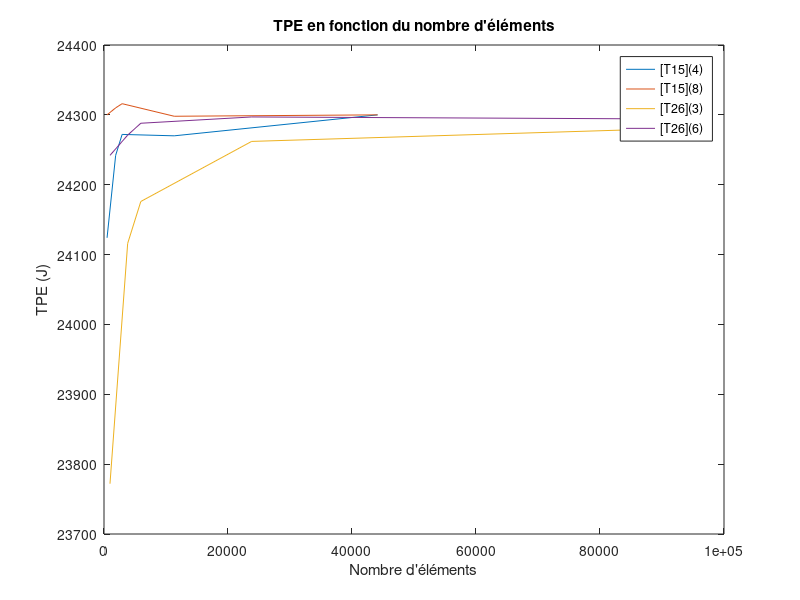
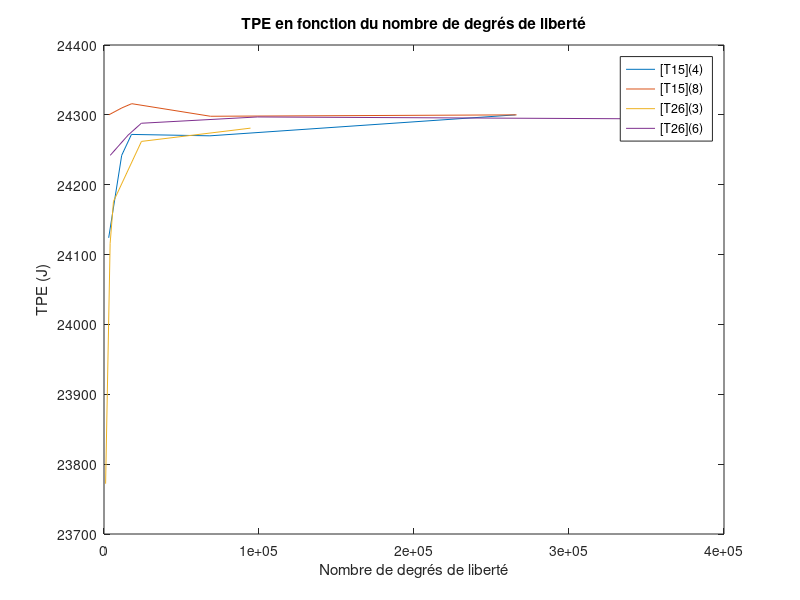
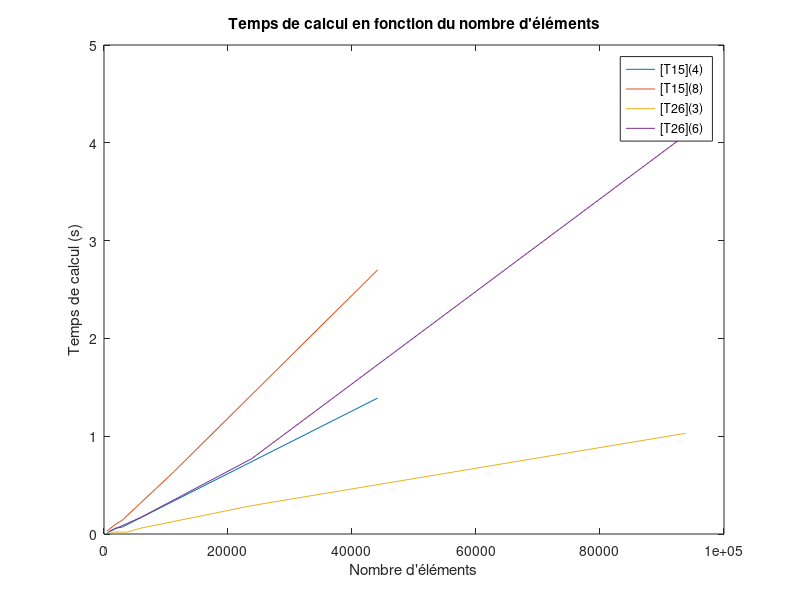
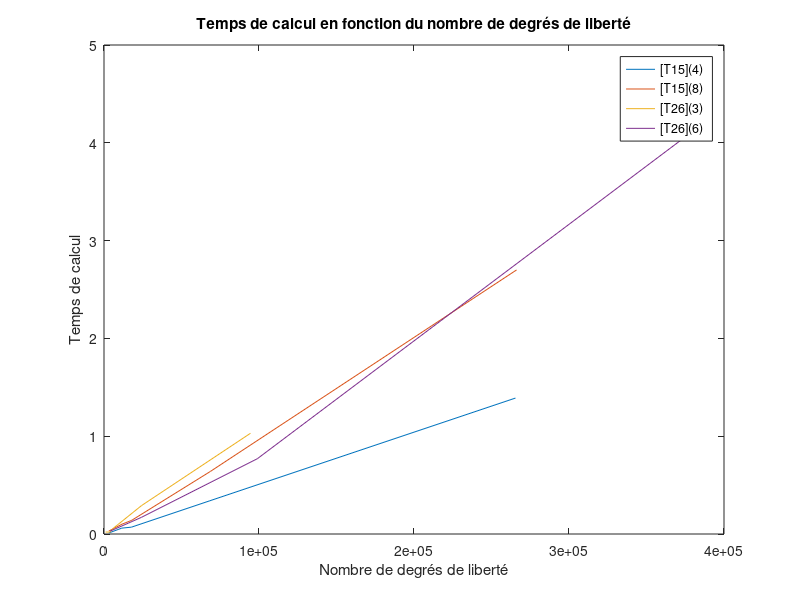

Source code (MATLAB) for these figures, in order:
%%% COARSE
% Abscisses
% 1) Nombre d'éléments
elem_15_4=[492 1878 2923 11328 44129];
elem_15_8=[492 1878 2923 11328 44129];
elem_26_3=[965 3817 5937 23814 93819];
elem_26_6=[965 3817 5937 23814 93819];
% 2) Nombre de degrés de liberté
ddl_15_4=[3021 11407 17712 68315 265469];
ddl_15_8=[3091 11547 17887 68663 266165];
ddl_26_3=[1033 3955 6110 24161 94513];
ddl_26_6=[3997 15545 24095 98951 376665];

% Ordonnées
% 1) Total Potential Energy
tpe_15_4=[24124 24242 24272 24270 24300];
tpe_15_8=[24300 24310 24316 24298 24300];
tpe_26_3=[23772 24116 24176 24262 24281];
tpe_26_6=[24242 24271 24288 24297 24294];
% 2) Temps de calcul
temps_15_4=[0.01 0.06 0.07 0.34 1.39];
temps_15_8=[0.03 0.1 0.14 0.64 2.7];
temps_26_3=[0.02 0.02 0.06 0.29 1.03];
temps_26_6=[0.03 0.11 0.17 0.77 4.08];
figure;
%% TPE en fonction du nombre d'éléments
plot(elem_15_4,tpe_15_4)
hold on
plot(elem_15_8,tpe_15_8)
hold on
plot(elem_26_3,tpe_26_3)
hold on
plot(elem_26_6,tpe_26_6)
xlabel('Nombre d''éléments')
ylabel('TPE (J)')
title('TPE en fonction du nombre d''éléments')
legend('[T15](4)','[T15](8)','[T26](3)','[T26](6)','location','best'); 
figure;
%% TPE en fonction du nombre de ddl
plot(ddl_15_4,tpe_15_4)
hold on
plot(ddl_15_8,tpe_15_8)
hold on
plot(ddl_26_3,tpe_26_3)
hold on
plot(ddl_26_6,tpe_26_6)
xlabel('Nombre de degrés de liberté')
ylabel('TPE (J)')
title('TPE en fonction du nombre de degrés de liberté')
legend('[T15](4)','[T15](8)','[T26](3)','[T26](6)','location','best');
figure;
%% Temps de calcul en fonction du nombre d'éléments
plot(elem_15_4,temps_15_4)
hold on
plot(elem_15_8,temps_15_8)
hold on
plot(elem_26_3,temps_26_3)
hold on
plot(elem_26_6,temps_26_6)
xlabel('Nombre d''éléments')
ylabel('Temps de calcul (s)')
title('Temps de calcul en fonction du nombre d''éléments')
legend('[T15](4)','[T15](8)','[T26](3)','[T26](6)','location','best');
figure;
%% Temps de calcul en fonction du nombre de ddl
plot(ddl_15_4,temps_15_4)
hold on
plot(ddl_15_8,temps_15_8)
hold on
plot(ddl_26_3,temps_26_3)
hold on
plot(ddl_26_6,temps_26_6)
xlabel('Nombre de degrés de liberté')
ylabel('Temps de calcul')
title('Temps de calcul en fonction du nombre de degrés de liberté')
legend('[T15](4)','[T15](8)','[T26](3)','[T26](6)','location','best');
